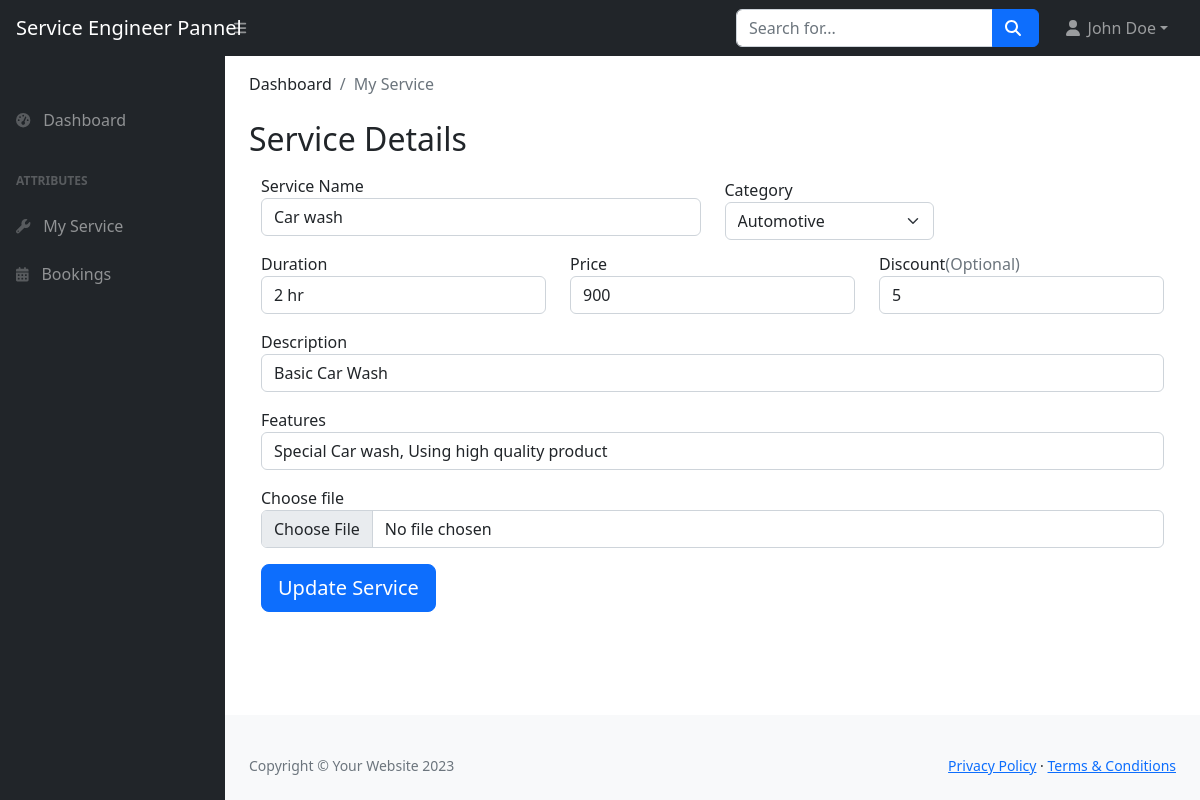
/service_engineer/modify.php (signed in), run on the app's committed database.
### tables this page shows
CREATE TABLE `services` (
  `sid` int(11) NOT NULL,
  `sname` varchar(255) NOT NULL,
  `srating` int(11) NOT NULL,
  `sprice` int(11) NOT NULL,
  `sduration` varchar(10) NOT NULL,
  `sdes` varchar(255) NOT NULL,
  `sfeatures` varchar(255) NOT NULL,
  `scategory` int(11) NOT NULL,
  `simage` varchar(255) NOT NULL,
  `sattraction` varchar(255) DEFAULT NULL,
  `sdiscount` int(11) DEFAULT NULL,
  `screate` timestamp NOT NULL DEFAULT current_timestamp(),
  `created_by` int(11) DEFAULT NULL,
  `updated_by` int(11) DEFAULT NULL
);

CREATE TABLE `category` (
  `cid` int(11) NOT NULL,
  `cname` varchar(255) DEFAULT NULL
);

### service_engineer/modify.php (the view, shortened to what this page needs)
<?php require("./components/header.php");
$seID = isset($_SESSION['se_info']['pid']) ? $_SESSION['se_info']['pid'] : 0;
$is_service_created = false;
$rec = ['sname' => '', 'scategory' => '', 'sduration' => '', 'sprice' => '', 'sdiscount' => '', 'sdes' => '', 'sfeatures' => ''];
if ($seID) {
    $src = "SELECT * FROM services WHERE created_by=$seID";
    $rs = mysqli_query($conn, $src);
    if (mysqli_num_rows($rs) > 0) {
        $rec = mysqli_fetch_assoc($rs);
        $is_service_created = true;
    }
}
?>
<main>
    <div class="container-fluid px-4">
        <ol class="breadcrumb mb-4">
            <li class="breadcrumb-item">Dashboard</li>
            <li class="breadcrumb-item active">My Service</li>
        </ol>
        <h2 class="mt-4">Service Details</h2>
        <div class="order-md-1 container">
            <form class="needs-validation" method="post" enctype="multipart/form-data">
                <div class="row">
                    <div class="col-md-6 mb-3">
                        <label for="firstName">Service Name </label>
                        <input type="text" class="form-control" id="firstName" placeholder="" name="sname" value="<?php echo $rec['sname'] ?>" required="">
                    </div>
                    <div class="col-auto my-1">
                        <label class="mr-sm-2" for="inlineFormCustomSelect">Category</label>
                        <select class="form-select" id="scategory" name="scategory">
                            <?php
                            if (isset($rec['scategory']) && !$rec['scategory'] == '') {
                                $cid = $rec['scategory'];
                                $sql2 = "SELECT * FROM category where cid = $cid";
                                $result2 = $conn->query($sql2);
                                $row2 = $result2->fetch_assoc();
                                echo "<option selected value='" . $row2['cid'] . "'>" . $row2['cname'] . "</option>";
                            }
                            ?>
                        </select>
                    </div>
                </div>
                <div class="row">
                    <div class="col-md-4 mb-3">
                        <label for="lastName">Duration</label>
                        <input type="text" class="form-control" id="lastName" placeholder="hrs" name="sduration" value="<?php echo $rec['sduration'] ?>" required="">
                    </div>
                    <div class="col-md-4 mb-3">
                        <label for="address">Price</label>
                        <input type="number" class="form-control" id="address" placeholder="price" required="" name="sprice" value="<?php echo $rec['sprice'] ?>">
                    </div>
                    <div class="col-md-4 mb-3">
                        <label for="address2">Discount<span class="text-muted">(Optional)</span></label>
                        <input type="number" class="form-control" id="address2" placeholder="" name="sdiscount" value="<?php echo $rec['sdiscount'] ?>">
                    </div>
                </div>
                <div class="mb-3">
                    <label for="description">Description</label>
                    <div class="input-group">
                        <input type="text" class="form-control" id="description" placeholder="Write a short description" required="" name="sdes" value="<?php echo $rec['sdes'] ?>">
                    </div>
                </div>
                <div class="mb-3">
                    <label for="features">Features</label>
                    <input type="text" class="form-control" id="features" placeholder="write features separated with ," name="sfeatures" value="<?php echo $rec['sfeatures']; ?>">
                </div>
                <div class="mb-3">
                    <div class="custom-file">
                        <label class="custom-file-label" for="customFile">Choose file</label>
                        <input type="file" class="form-control" id="simage" name="simage" accept="image/*" required>
                    </div>
                </div>
                <?php
                if ($is_service_created) { ?>
                    <button class="btn btn-primary btn-lg btn-block" name="update">Update Service</button>
                <?php
                } else { ?>
                    <button class="btn btn-primary btn-lg btn-block" name="add">Add Service</button>
                <?php }
                ?>
            </form>
        </div>
    </div>
</main>
<?php require('./components/footer.php') ?>

### data on the page
services: sname "Car wash", scategory "Automotive", sduration "2 hr", sprice "900", sdiscount "5", sdes "Basic Car Wash", sfeatures "Special Car wash, Using high quality product"

### other printed values
$_SESSION['se_info']['fname'] "John"
$_SESSION['se_info']['lname'] "Doe"
